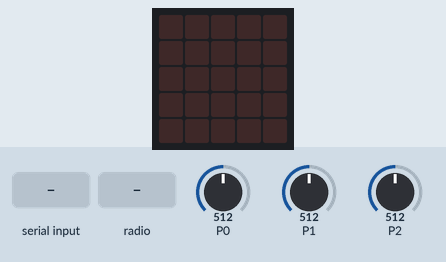
Simulated run of this program. Board: BBC micro:bit (MakeCode). On the bench: the board's 5×5 LED display. The inputs (shaded band) are chosen by the test bench; at power-on: P0 = 512, P1 = 512, P2 = 512 (analog values on the 0–1023 scale). No radio messages arrive unless stated (any console line starting 'radio sent:' is added by the test bench); what the program prints to the serial console is not drawn.

Above: at 1.2 s.
1.3 s: "1" typed at the serial console
At 2.5 s:
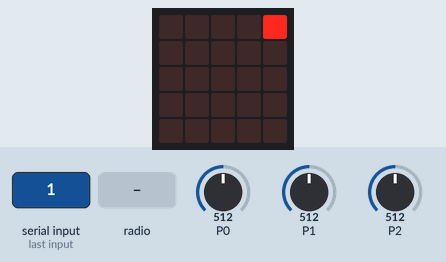
2.8 s: radio message "1" arrives
At 4.0 s:
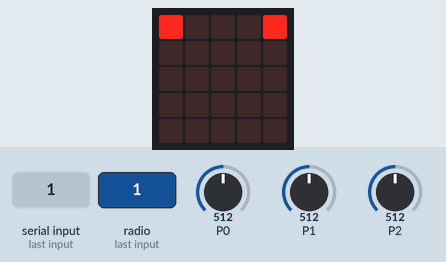
4.3 s: "0" typed at the serial console
At 4.8 s:
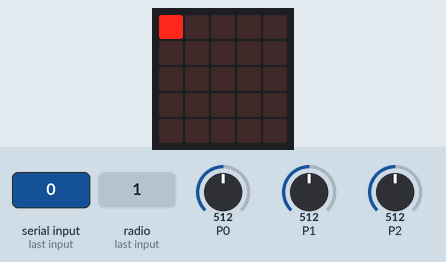
5.8 s: radio message "1" arrives
At 6.4 s:
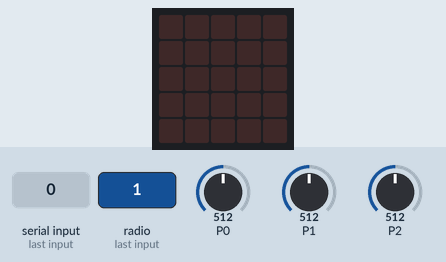
Timing chart, 0 to 8.8 s (numbered marks = the images above; inputs shaded):
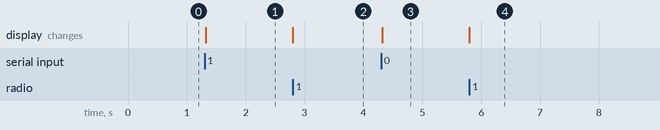

The program:

main.ts
```typescript
radio.onReceivedString(function (receivedString) {
    serial.writeString(receivedString)
    led.toggle(0, 0)
})
let buttonVal = 0
let y_bar = 0
let x_bar = 0
let res = ""
radio.setGroup(1)
radio.setTransmitPower(7)
serial.redirectToUSB()
serial.setTxBufferSize(1000)
serial.setRxBufferSize(1000)
serial.setBaudRate(BaudRate.BaudRate4800)
// serial.write_value("x=", x_bar)
// serial.write_value("y=", y_bar)
// serial.write_value("b=", buttonVal)
basic.forever(function () {
    res = serial.readString()
    if (res.isEmpty()) {
        x_bar = pins.analogReadPin(AnalogReadWritePin.P0)
        y_bar = pins.analogReadPin(AnalogReadWritePin.P1)
        buttonVal = pins.analogReadPin(AnalogReadWritePin.P2)
        radio.sendValue("x", x_bar)
        radio.sendValue("y", y_bar)
        radio.sendValue("button", buttonVal)
    } else {
        radio.sendString(res)
        led.toggle(4, 0)
    }
})
```

test.ts
```typescript
// テストはここに来ます。このパッケージが拡張機能として使用されるときにはコンパイルされません。
```

Measured:
- after the input at 1.3 s, the display: changes at once (image 1)
- after the input at 2.8 s, the display: changes at once (image 2)
- after the input at 4.3 s, the display: changes at once (image 3)
- after the input at 5.8 s, the display: changes at once (image 4)
